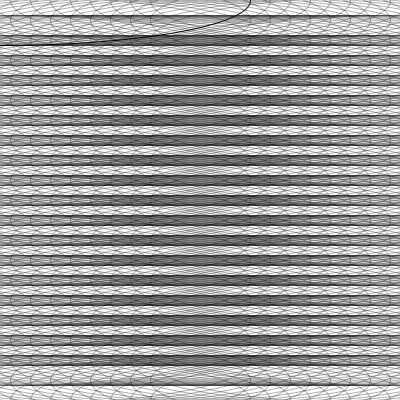
Frame 1 (no input)
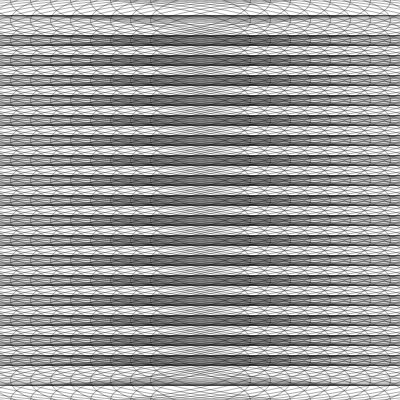
Frame 60 (the mouse pressed at the canvas centre just before this capture)
Frame 120 (the mouse held since frame 60 and released just before this capture): identical to frame 60, image omitted

The Processing sketch that drew these frames (run headless with seeded random() and noise(); from frame 60 on, the mouse is pressed at the canvas centre):

// Processing sketch: processing_28404
// ── processing_28404.pde


void setup(){
  size(400, 400);
  smooth();
}

void draw(){
  background(255);
  
  for(int y = 0; y <= height; y = y + 20 ){
    for(int x = 0; x <= width; x = x + 20){
      ellipse (x, y, 500, 90);
      noFill();
      stroke(0, 80);
 
  }
  }
}
